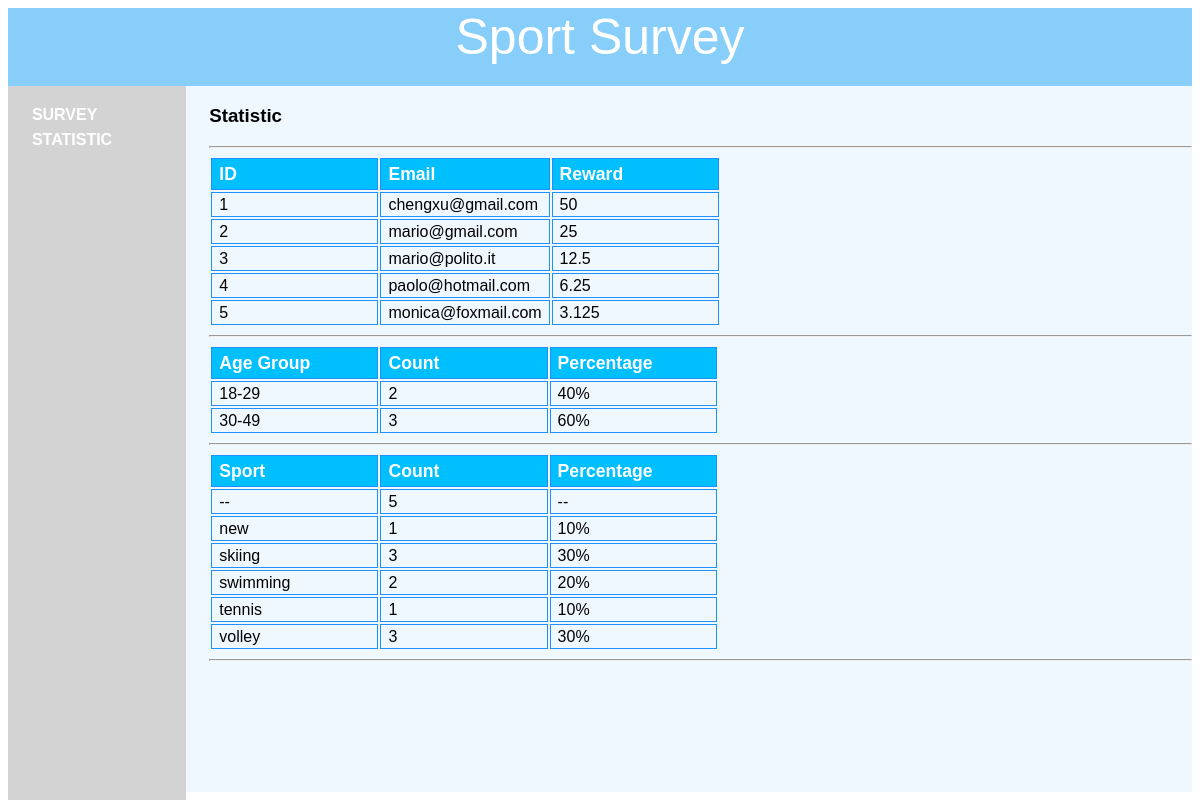
The page /statistic.php on the database its author committed.
### tables this page shows
CREATE TABLE IF NOT EXISTS `survey` (
`id` int(11) NOT NULL,
  `first_name` varchar(16) DEFAULT NULL,
  `last_name` varchar(16) DEFAULT NULL,
  `age` int(3) DEFAULT NULL,
  `sport1` varchar(255) DEFAULT NULL,
  `sport2` varchar(255) DEFAULT NULL,
  `sport3` varchar(255) DEFAULT NULL,
  `email` varchar(255) NOT NULL,
  `reward` float DEFAULT '1'
);

### function.php (called while the page is built, shortened)
<?php
$dbhost  = 'localhost';
$dbname  = 'survey';
$dbuser  = 'xufeng';
$dbpass  = '1234567';
$appname = "Sport Survey";
$conn = mysqli_connect($dbhost, $dbuser, $dbpass,$dbname);
function queryMysql($query)
{
	global $conn;
	$result = mysqli_query($conn, $query);
	return $result;
}

### statistic.php (the view, shortened to what this page needs)
<?php
include('header.php');
?>
<h3>Statistic</h3>
<hr/>
<?php
$query="select id,email,reward from survey";
$result=queryMysql($query);
echo '<table>';
echo '<tr><th>ID</th><th>Email</th><th>Reward</th></tr>';
while($row=mysqli_fetch_array($result,MYSQLI_ASSOC)){
    echo '<tr>';
    echo '<td>'.$row['id'].'</td><td>'.$row['email'].'</td><td>'.$row['reward'].'</td>';
    echo '</tr>';
}
echo '</table>';
?>
<hr/>
<?php
$query="select elt(interval(age,0,18,30,50),'0-17','18-29','30-49','>50') as `age_group`,count(*) as `count` from survey group by elt(interval(age,0,18,30,50),'0-17','18-29','30-49','>50')";
$query1 = "select count(*) as 'amount'  from survey";
$amm = queryMysql($query1);
$amo = mysqli_fetch_array($amm,MYSQLI_ASSOC);
$amount = $amo['amount'];
$result=queryMysql($query);
echo '<table>';
echo '<tr><th>Age Group</th><th>Count</th><th>Percentage</th></tr>';
while($row=mysqli_fetch_array($result,MYSQLI_ASSOC)){
	$per = $row['count']/$amount*100;
    echo '<tr>';
    echo '<td>'.$row['age_group'].'</td><td>'.$row['count'].'</td><td>'.$per.'%'.'</td>';
    echo '</tr>';
}
echo '</table>';
?>
<hr/>
<?php
$query="select sport,count(*) as 'count'  from sports group by sport";
$query1 = "select count(*) as 'amount'  from sports where sport<>'--'";
$amm = queryMysql($query1);
$amo = mysqli_fetch_array($amm,MYSQLI_ASSOC);
$amount = $amo['amount'];
$result=queryMysql($query);
echo '<table>';
echo '<tr><th>Sport</th><th>Count</th><th>Percentage</th></tr>';
while($row=mysqli_fetch_array($result,MYSQLI_ASSOC)){
	$per = $row['count']/$amount*100;
	echo '<tr>';
	if($row['sport']=='--'){
		echo '<td>'.$row['sport'].'</td><td>'.$row['count'].'</td><td>'.'--'.'</td>';
	}else{
		echo '<td>'.$row['sport'].'</td><td>'.$row['count'].'</td><td>'.$per.'%'.'</td>';
	}
    echo '</tr>';
}
echo '</table>';
?>
<hr/>

### header.php (shortened to what this page needs)
<?php
include 'function.php';
echo "<html><head><title>$appname";
echo "</title></head>";
?>
<?php
echo "<body>";
echo "<div id='container'><div id='header'>$appname</div>";
echo "<div id='menu'>";
echo "	<ul>
    <li><a href='unset_cookies.php'>Survey</a></li>
    <li><a href='statistic.php'>Statistic</a></li>
    </ul>";
echo "</div><div id='content'>";
?>

### header.php (style rules this page uses)
div#container { width:100% }
div#header { background-color:#87cefa;height:10%;text-align:center;font-size:50px;color:#ffffff; font-family:Arial, Helvetica, sans-serif; }
div#menu { background-color:#d3d3d3;height:90%;width:15%;float:left;padding-top:1%; font-family:'Trebuchet MS', Arial, Helvetica, sans-serif; }
div#content { background-color:#f0f8ff;height:90%;width:83%;float:left;padding-left:2%; font-family:'Trebuchet MS', Arial, Helvetica, sans-serif; }
ul { list-style-type:none;margin:0;padding:0;padding-left:0.3cm; }
li { margin:0.2cm; }
a:link,a:visited { font-weight:bold;color:#ffffff;text-align:center;margin:5px;text-decoration:none;text-transform:uppercase; }
td,th { width:4cm;font-size:1em;border:1px solid #1E90FF;padding:3px 7px 2px 7px; }
th { font-size:1.1em;text-align:left;padding-top:5px;padding-bottom:4px;background-color:#00BFFF;color:#ffffff }

### rows shown on the page
survey: id "1", email "chengxu@gmail.com", reward "50"
survey: id "2", email "mario@gmail.com", reward "25"
survey: id "3", email "mario@polito.it", reward "12.5"
survey: id "4", email "paolo@hotmail.com", reward "6.25"
survey: id "5", email "monica@foxmail.com", reward "3.125"

### other values the page prints
$appname "Sport Survey"
$row['age_group'] "18-29"
$row['count'] "2"
$per "40"
$row['age_group'] "30-49"
$row['count'] "3"
$per "60"
$row['sport'] "--"
$row['count'] "5"
$row['sport'] "new"
$row['count'] "1"
$per "10"
$row['sport'] "skiing"
$per "30"
$row['sport'] "swimming"
